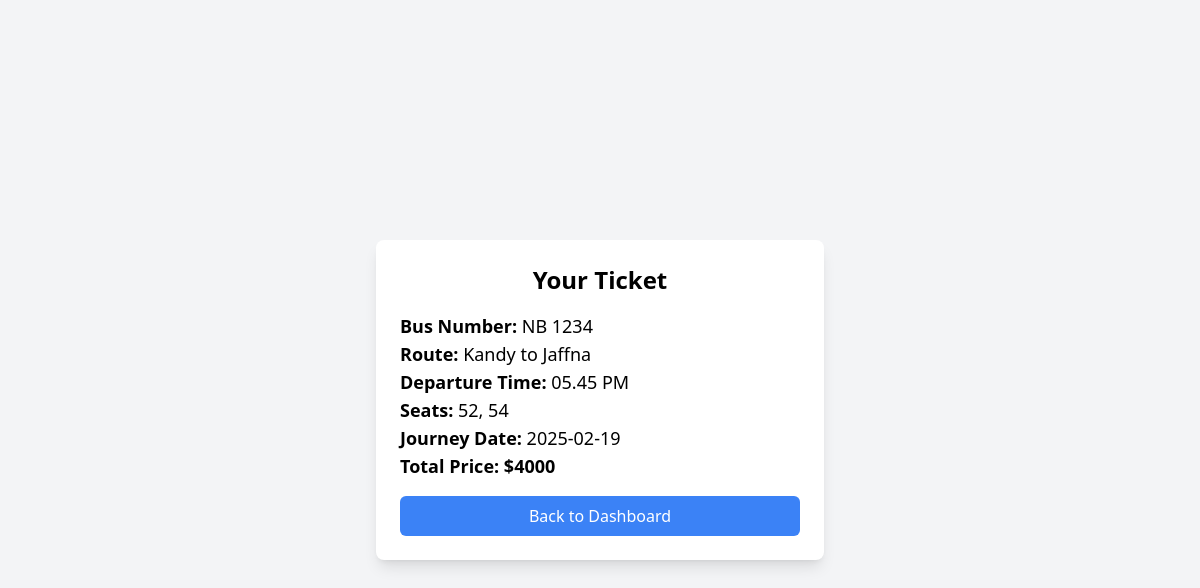
Page /user/ticket.php?booking_id=6 (signed in) on the committed database.
### tables this page shows
CREATE TABLE `buses` (
  `id` int(11) NOT NULL,
  `admin_id` int(11) DEFAULT NULL,
  `bus_number` varchar(50) DEFAULT NULL,
  `bus_name` varchar(100) DEFAULT NULL,
  `contact_number` varchar(20) DEFAULT NULL,
  `seats` int(11) DEFAULT NULL,
  `route_from` varchar(100) DEFAULT NULL,
  `route_to` varchar(100) DEFAULT NULL,
  `time` varchar(20) DEFAULT NULL,
  `price` decimal(10,2) DEFAULT NULL,
  `bus_type` enum('A/C','Non-A/C') DEFAULT NULL,
  `created_at` timestamp NOT NULL DEFAULT current_timestamp()
);

CREATE TABLE `bookings` (
  `id` int(11) NOT NULL,
  `user_id` int(11) DEFAULT NULL,
  `bus_id` int(11) DEFAULT NULL,
  `seat_number` int(11) DEFAULT NULL,
  `journey_date` date DEFAULT NULL,
  `payment_status` varchar(20) DEFAULT NULL,
  `created_at` timestamp NOT NULL DEFAULT current_timestamp()
);

### user/ticket.php (the view, shortened to what this page needs)
<?php
include("../includes/db.php");
$booking_id = $_GET['booking_id'];
$sql = "SELECT b.*, bus.bus_number, bus.route_from, bus.route_to, bus.time, bus.price
        FROM bookings b
        JOIN buses bus ON b.bus_id = bus.id
        WHERE b.user_id = " . $_SESSION['user_id'] . "
        AND b.journey_date = (SELECT journey_date FROM bookings WHERE id = $booking_id LIMIT 1)
        AND b.bus_id = (SELECT bus_id FROM bookings WHERE id = $booking_id LIMIT 1)";
$result = $conn->query($sql);
if ($result->num_rows > 0) {
    $bookings = [];
    while ($row = $result->fetch_assoc()) {
        $bookings[] = $row;
    }
} else {
    die("Booking not found");
}
$bus = $bookings[0];
$seat_numbers = array_column($bookings, 'seat_number');
$total_price = count($seat_numbers) * $bus['price'];
?>
<!DOCTYPE html>
<html>
<head>
    <script src="https://cdn.tailwindcss.com"></script>
</head>
<body class="bg-gray-100 flex items-center justify-center min-h-screen">
    <div class="bg-white p-6 rounded-lg shadow-lg w-full max-w-md">
        <h2 class="text-2xl font-bold text-center mb-4">Your Ticket</h2>
        <p class="text-lg"><strong>Bus Number:</strong> <?php echo $bus['bus_number']; ?></p>
        <p class="text-lg"><strong>Route:</strong> <?php echo $bus['route_from']; ?> to <?php echo $bus['route_to']; ?></p>
        <p class="text-lg"><strong>Departure Time:</strong> <?php echo $bus['time']; ?></p>
        <p class="text-lg"><strong>Seats:</strong> <?php echo implode(", ", $seat_numbers); ?></p>
        <p class="text-lg"><strong>Journey Date:</strong> <?php echo $bus['journey_date']; ?></p>
        <p class="text-lg font-bold"><strong>Total Price: $<?php echo $total_price; ?></strong></p>
        <a href="dashboard.php" class="block text-center bg-blue-500 text-white py-2 mt-4 rounded-md hover:bg-blue-700">
            Back to Dashboard
        </a>
    </div>
</body>
</html>

### rows in the picture
buses: bus_number "NB 1234", route_from "Kandy", route_to "Jaffna", time "05.45 PM", price "4000"
bookings: journey_date "2025-02-19"

### other values in the picture
implode(", ", $seat_numbers) "52, 54"
